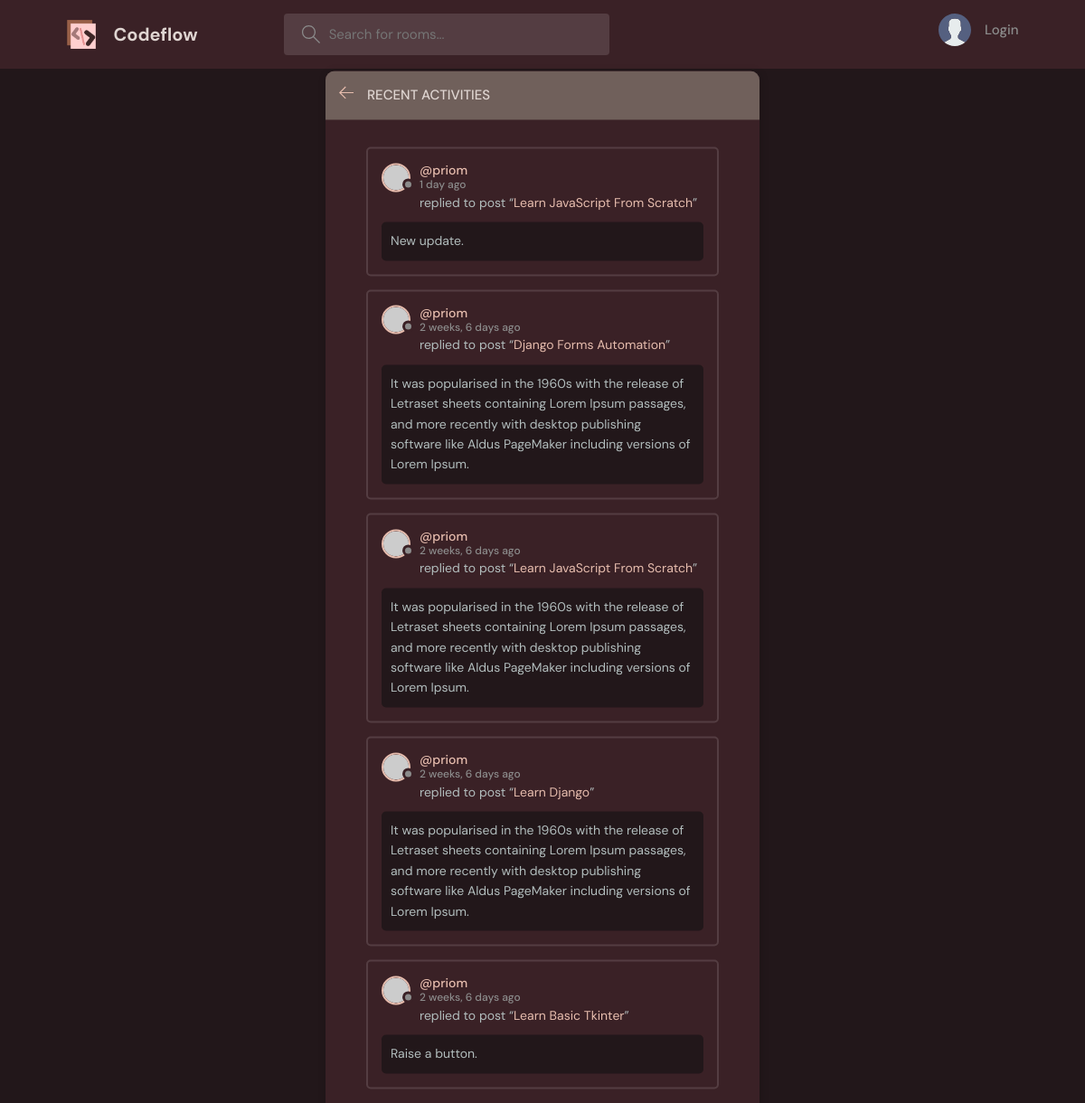
Page /activity/ on the earlier database version.
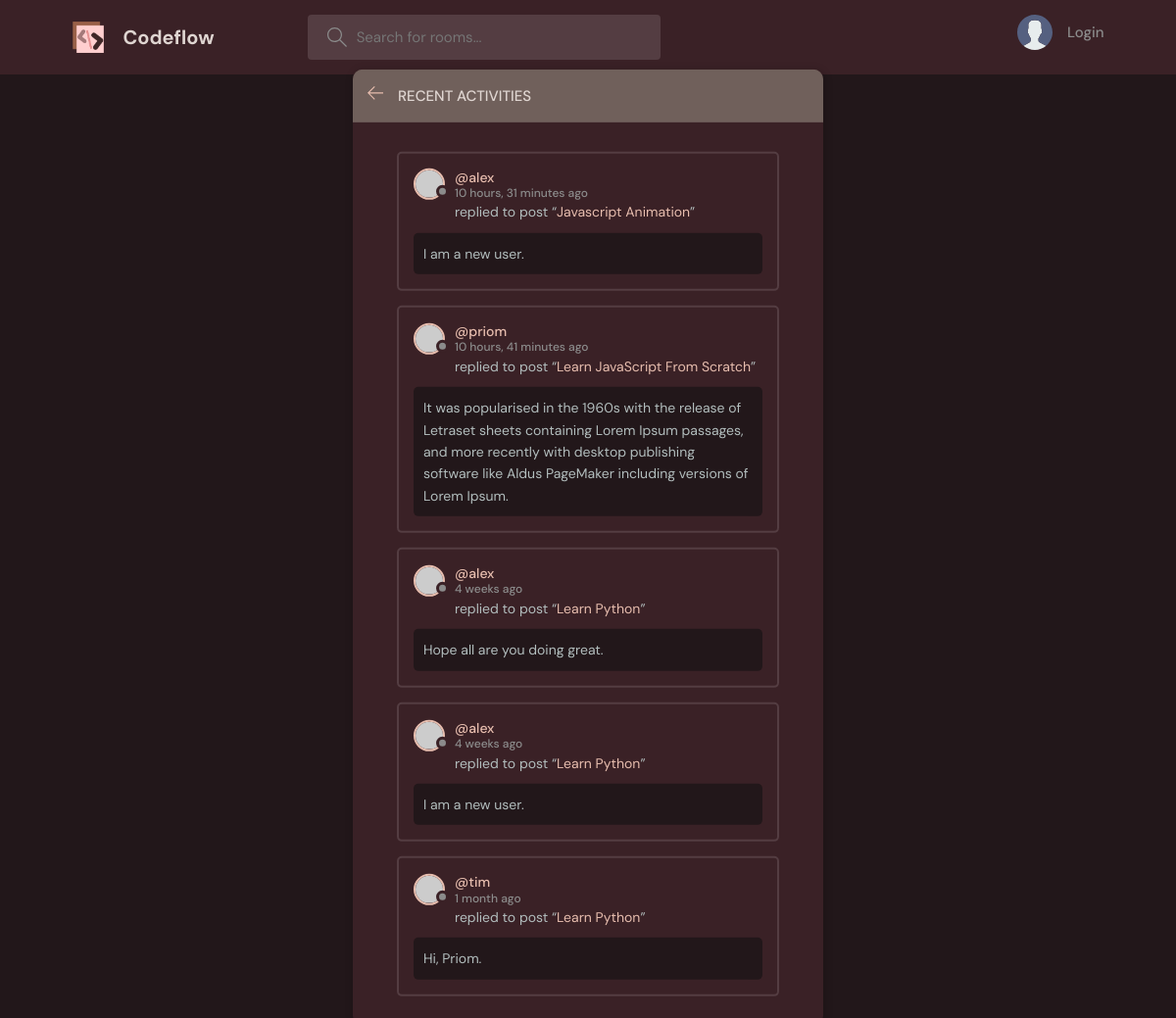
Same page on the later database version.
### base/models.py (models this page shows, shortened)
class Message(models.Model):
    user = models.ForeignKey(User, on_delete=models.CASCADE)
    room = models.ForeignKey(Room, on_delete=models.CASCADE)
    body = models.TextField()
    updated = models.DateTimeField(auto_now=True)
    created = models.DateTimeField(auto_now_add=True)
    class Meta:
        ordering = ['-updated', '-created']

class Room(models.Model):
    host = models.ForeignKey(User, on_delete=models.SET_NULL, null=True)
    topic = models.ForeignKey(Topic, on_delete=models.SET_NULL, null=True)
    name = models.CharField(max_length=200)
    description = models.TextField(null=True, blank=True)
    participants = models.ManyToManyField(
        User, related_name='participants', blank=True)
    updated = models.DateTimeField(auto_now=True)
    created = models.DateTimeField(auto_now_add=True)
    class Meta:
        ordering = ['-updated', '-created']
    def __str__(self):
        return self.name

### base/views.py (the view)
# urls.py: path('activity/', views.activityPage, name="activity"),
def activityPage(request):
    room_messages = Message.objects.all()[0:5]
    return render(request, 'base/activity.html', {'room_messages': room_messages})

### base/templates/base/activity.html (shortened to what this page needs)
{% extends 'main.html' %}
{% block content %}
<main class="layout">
  <div class="container">
    <div class="layout__box">
      <div class="layout__boxHeader">
        <div class="layout__boxTitle">
          <a href="{% url 'home' %}">
            <svg version="1.1" xmlns="http://www.w3.org/2000/svg" width="32" height="32" viewBox="0 0 32 32">
              <title>arrow-left</title>
              <path
                d="M13.723 2.286l-13.723 13.714 13.719 13.714 1.616-1.611-10.96-10.96h27.625v-2.286h-27.625l10.965-10.965-1.616-1.607z">
              </path>
            </svg>
          </a>
          <h3>Recent Activities</h3>
        </div>
      </div>
      <div class="activities-page layout__body">
        {% for message in room_messages %}
        <div class="activities__box">
          <div class="activities__boxHeader roomListRoom__header">
            <a href="{% url 'user-profile' message.user.id %}" class="roomListRoom__author">
              <div class="avatar avatar--small">
                <img src="https://randomuser.me/api/portraits/women/11.jpg" />
              </div>
              <p>
                @{{message.user}}
                <span>{{message.created|timesince}} ago</span>
              </p>
            </a>
          </div>
          <div class="activities__boxContent">
            <p>replied to post “<a href="{% url 'room' message.room.id %}">{{message.room}}</a>”</p>
            <div class="activities__boxRoomContent">
              {{message.body}}
            </div>
          </div>
        </div>
        {% endfor %}
      </div>
    </div>
  </div>
</main>
{% endblock %}

Differences in the rows shown:
removed Message: user "priom", created "1 day", room "Learn JavaScript From Scratch", body "New update."
removed Message: user "priom", created "2 weeks, 6 days", room "Django Forms Automation", body "It was popularised in the 1960s with the release of Letraset sheets containing Lorem Ipsum passages, and more recently with desktop publishing software like Aldus PageMaker including versions of Lorem Ipsum."
removed Message: user "priom", created "2 weeks, 6 days", room "Learn JavaScript From Scratch", body "It was popularised in the 1960s with the release of Letraset sheets containing Lorem Ipsum passages, and more recently with desktop publishing software like Aldus PageMaker including versions of Lorem Ipsum."
removed Message: user "priom", created "2 weeks, 6 days", room "Learn Django", body "It was popularised in the 1960s with the release of Letraset sheets containing Lorem Ipsum passages, and more recently with desktop publishing software like Aldus PageMaker including versions of Lorem Ipsum."
removed Message: user "priom", created "2 weeks, 6 days", room "Learn Basic Tkinter", body "Raise a button."
added Message: user "alex", created "10 hours, 31 minutes", room "Javascript Animation", body "I am a new user."
added Message: user "priom", created "10 hours, 41 minutes", room "Learn JavaScript From Scratch", body "It was popularised in the 1960s with the release of Letraset sheets containing Lorem Ipsum passages, and more recently with desktop publishing software like Aldus PageMaker including versions of Lorem Ipsum."
now on this page (row unchanged): Message: user "alex", created "4 weeks", room "Learn Python", body "Hope all are you doing great."
now on this page (row unchanged): Message: user "alex", created "4 weeks", room "Learn Python", body "I am a new user."
now on this page (row unchanged): Message: user "tim", created "1 month", room "Learn Python", body "Hi, Priom."
